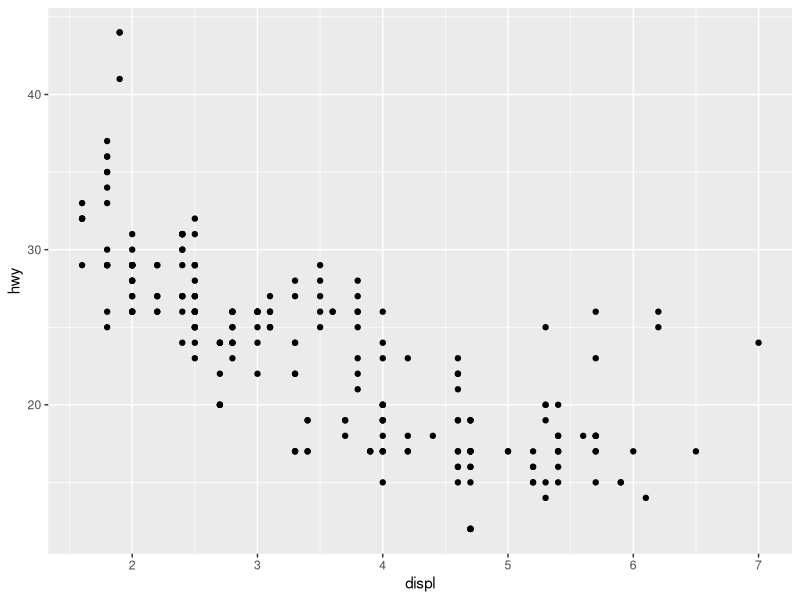
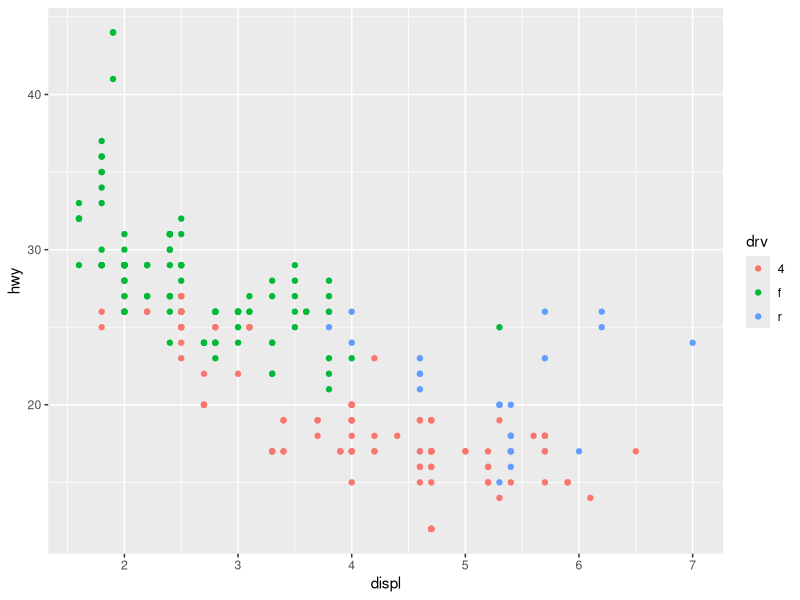
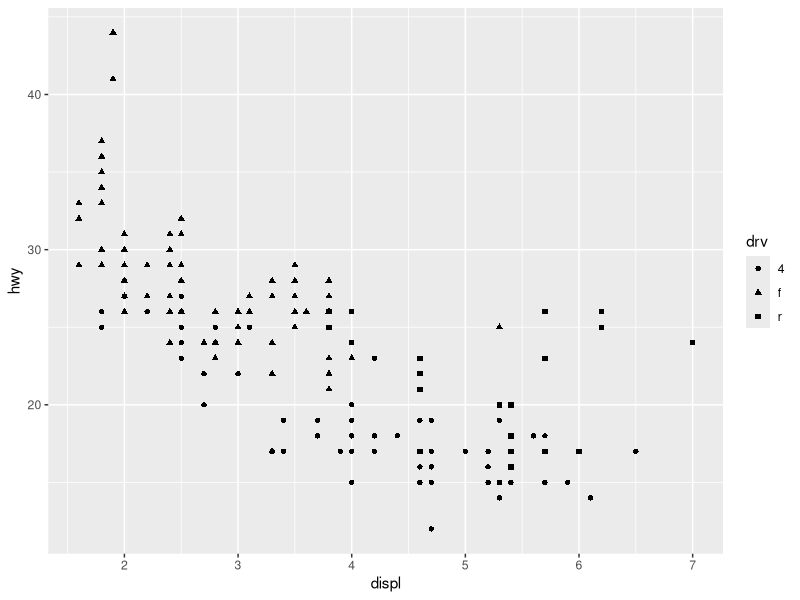
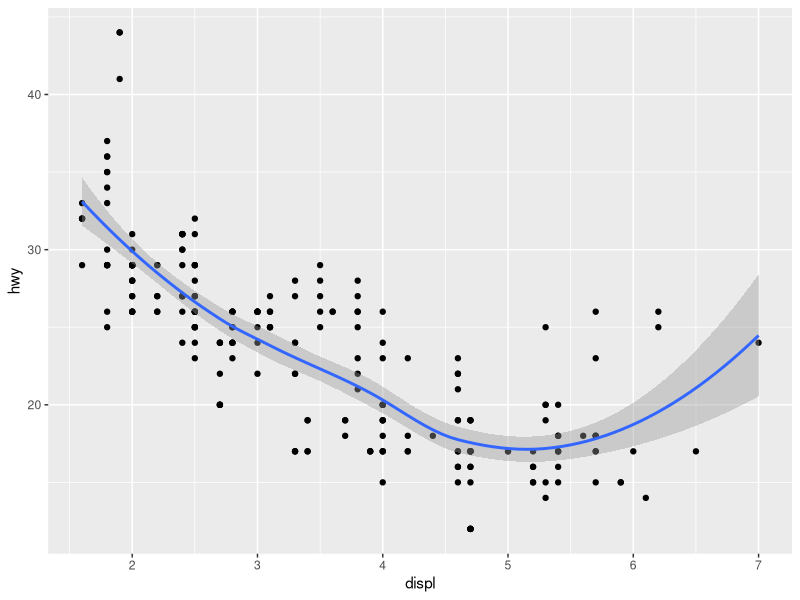
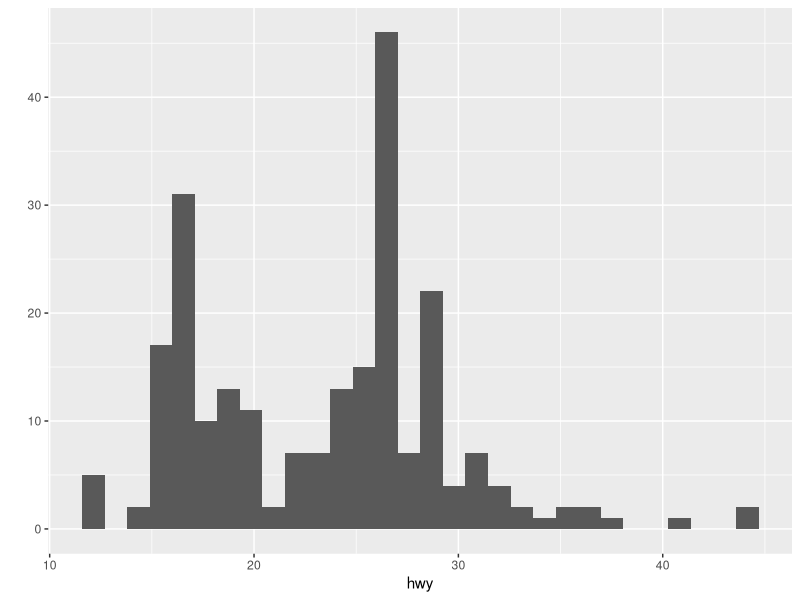
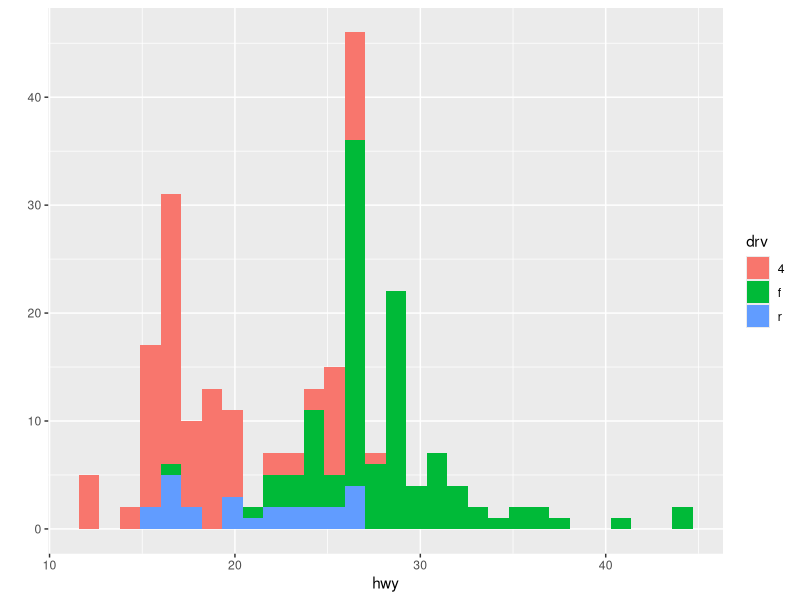
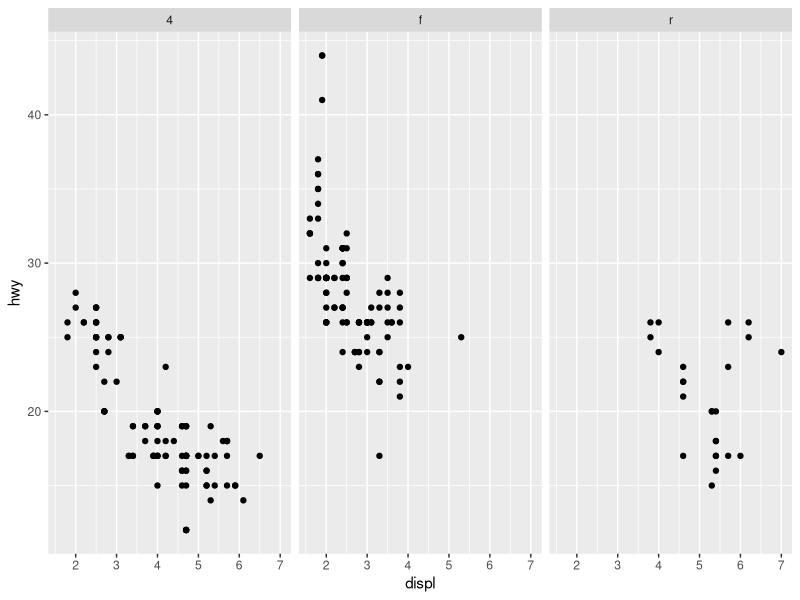
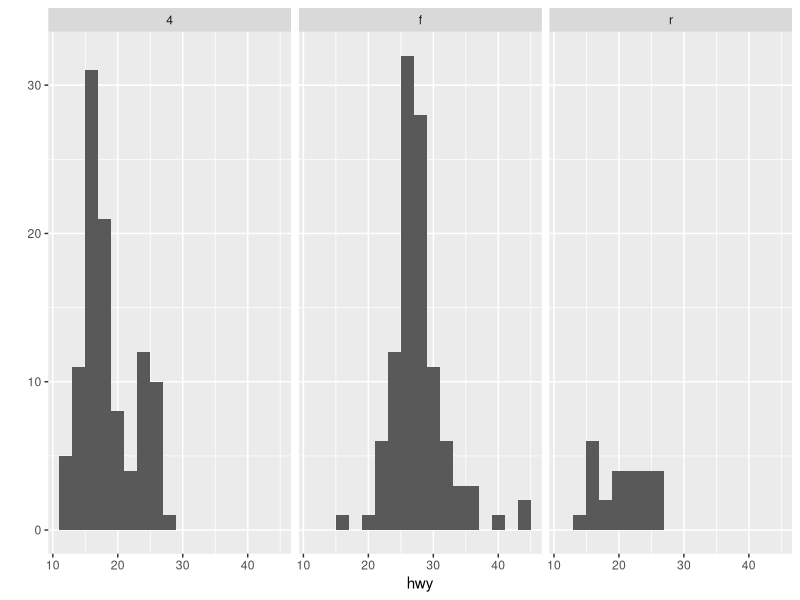

Reproduce these figures in R, in order. (Note: this script raises an error after producing the figures.)
## ---- chunk 1
library(ggplot2)
#Scatter
qplot(displ,hwy,data=mpg)
qplot(displ,hwy,data=mpg,color=drv)# group with color
qplot(displ,hwy,data=mpg,shape=drv)# group with shape
## ---- chunk 2
library(ggplot2)
qplot(displ,hwy,data=mpg,geom=c('point','smooth'))
## ---- chunk 3
qplot(hwy,data=mpg)
qplot(hwy,data=mpg,fill=drv)# group with color
## ---- chunk 4
qplot(displ,hwy,data=mpg,facets = .~drv)#facet
qplot(hwy,data=mpg,facets = .~drv,binwidth=2)# facet and binwidth setting
## ---- chunk 5
knitr::include_graphics('./Pic/AHK001.png')
## ---- chunk 6
knitr::include_graphics('./Pic/AHK002.png')
## ---- chunk 7
knitr::include_graphics('./Pic/AHK003.png')
